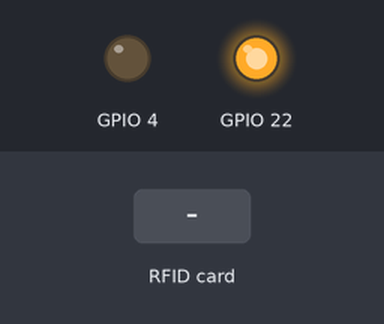
Simulated run of this sketch. Board: ESP32. On the bench: output pins drawn as LEDs (lit = HIGH). The inputs (shaded band) are chosen by the test bench. WiFi joins after 1.5 s; servers stay silent unless stated; uploads are accepted with an empty reply; what the sketch prints to the serial monitor is not drawn.

Above: at 2.7 s.
2.8 s: RFID card 5E 7A 19 C4 held to the reader
Timing chart, 0 to 5.8 s (numbered marks = the images above; inputs shaded):
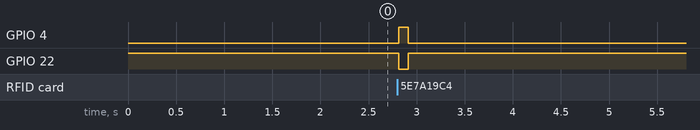

Measured:
- after the input at 2.8 s, GPIO 4: LOW → HIGH at once, → LOW 0.10 s later; GPIO 22: HIGH → LOW at once, → HIGH 0.10 s later

The sketch:

Smacine_ESP32.ino
```cpp
#include <SPI.h>
#include <MFRC522.h>
#include <WiFi.h>
#include <HTTPClient.h>

#define letak kasir

const char* ssid = "WIFI DALAM";
const char* password = "Sagitarius";
const String domain = "http://smacine.eepis.tech";

#define SS_PIN 16
#define RST_PIN 17

#define gudang 1

#define kasir 2
#define apotek 2
#define depan 2

MFRC522 rfid(SS_PIN, RST_PIN);

void setup() {
  Serial.begin(115200);
  SPI.begin();
  pinMode(22, OUTPUT);
  pinMode(4, OUTPUT);
  digitalWrite(22, HIGH);
  rfid.PCD_Init();

  WiFi.begin(ssid, password);
  Serial.println("Connecting");
  unsigned long lst = millis(); //mencatat start waktu esp connecting wifi
  while (WiFi.status() != WL_CONNECTED) {
    delay(500);
    Serial.print(".");
    if (millis() - lst >= 10000)ESP.restart(); //restart ESP apabila tidak konek wifi selama 10 detik
  }
  Serial.println("");
  Serial.print("Connected to WiFi network with IP Address: ");
  Serial.println(WiFi.localIP());
}

void loop() {
  if ( ! rfid.PICC_IsNewCardPresent()) return;
  if ( ! rfid.PICC_ReadCardSerial()) return;
  String id = readRFID();
  Serial.println(id);
  check_card(id);
  rfid.PICC_HaltA();
  rfid.PCD_StopCrypto1();
}

String readRFID() {
  digitalWrite(22, LOW);
  digitalWrite(4, HIGH);
  String rv = "";
  for (byte i = 0; i < rfid.uid.size; i++) {
    rv += (rfid.uid.uidByte[i] < 0x10 ? "0" : "");
    rv += String(rfid.uid.uidByte[i], HEX);
    if (i < rfid.uid.size - 1) rv += ":";
  }
  rv.toUpperCase();
  delay(100);
  digitalWrite(22, HIGH);
  digitalWrite(4, LOW);
  return rv;
}

void check_card(String card) {
  if (WiFi.status() == WL_CONNECTED) {
    WiFiClient client;
    HTTPClient http;
    if (letak == gudang) http.begin(client, domain + "/check_card.php?card=" + card);
    else if (letak == kasir) http.begin(client, domain + "/check_card_kasir.php?card=" + card);

    int httpResponseCode = http.GET();

    if (httpResponseCode > 0) {
      Serial.print("HTTP Response code: ");
      Serial.println(httpResponseCode);
      String payload = http.getString();
      Serial.println("Payload :");
      Serial.println(payload);
    }
    else {
      Serial.print("Error code: ");
      Serial.println(httpResponseCode);
    }
    http.end();
  }
  else {
    Serial.println("WiFi Disconnected");
  }
}
```
